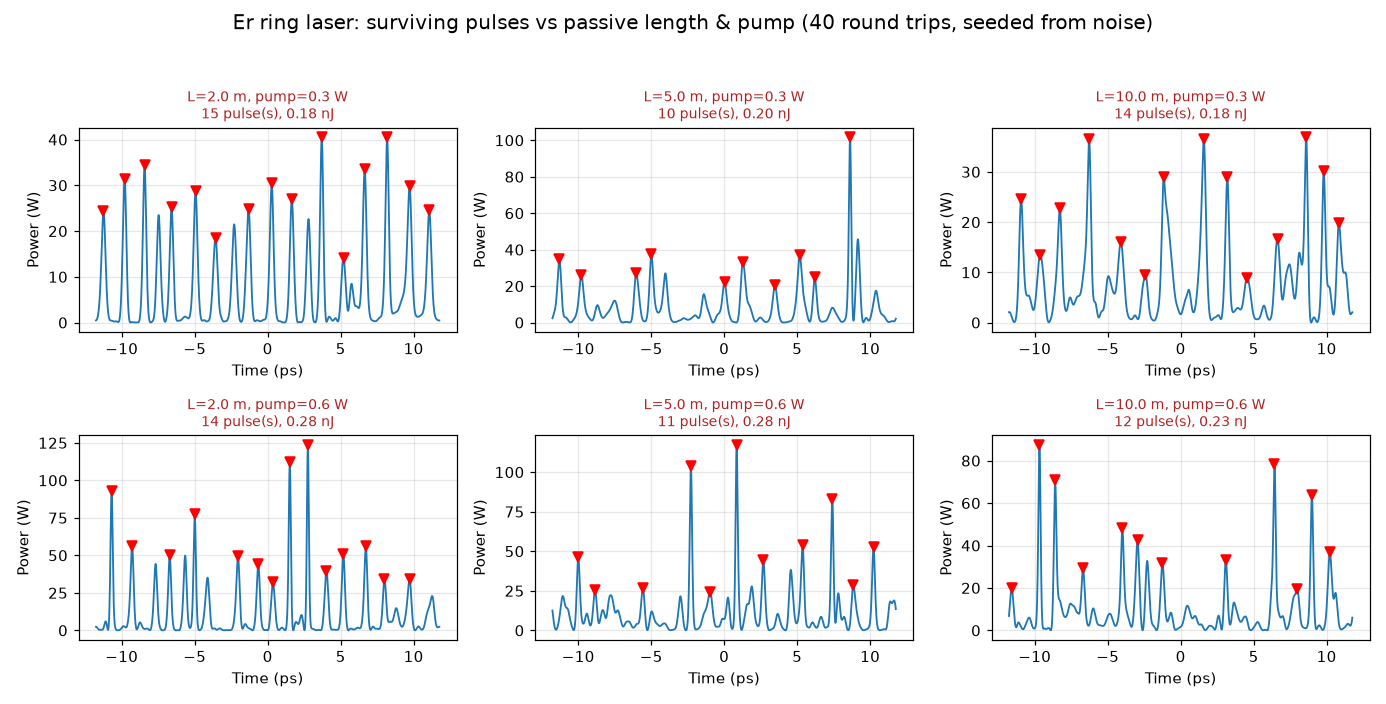

Recreate this plot in Python.
"""Experiment: when does the Er ring laser collapse to a single pulse?

Sweeps passive-fibre length and pump power, runs the mode-locked ring laser
from noise for each combination, counts how many pulses survive in the final
round trip, and saves a comparison figure.

Run from the repo root:
    .venv\\Scripts\\python.exe experiments\\single_pulse_sweep.py
Optional args:
    --round-trips N      number of cavity round trips (default 50)
    --lengths a,b,c      passive fibre lengths in metres (default 2,5,10)
    --pumps a,b          pump powers in W (default 0.3,0.6)
"""

import argparse
import os
import sys
import time

sys.path.insert(0, os.path.dirname(os.path.dirname(os.path.abspath(__file__))))

import matplotlib

matplotlib.use("Agg")
import matplotlib.pyplot as plt
import numpy as np
from scipy.signal import find_peaks

from pulse_gui.mode_locked_simulation import RingLaserConfig, run_ring_laser

# Pulses are counted only inside this window (ps) around the cavity centre.
COUNT_WINDOW_PS = 40.0
# A peak must exceed this fraction of the global maximum to count as a pulse.
PEAK_REL_HEIGHT = 0.20
# Minimum separation between distinct pulses (ps).
MIN_PULSE_SEP_PS = 1.0


def count_pulses(time_ps, power):
    """Count distinct pulses in the final-round-trip power trace."""
    peak = power.max()
    if peak <= 0 or not np.isfinite(peak):
        return 0, np.array([], dtype=int)
    mask = np.abs(time_ps) <= COUNT_WINDOW_PS
    t = time_ps[mask]
    p = power[mask]
    if t.size < 3:
        t, p = time_ps, power
    dt_ps = np.median(np.diff(t))
    distance = max(1, int(round(MIN_PULSE_SEP_PS / max(dt_ps, 1e-6))))
    idx, _ = find_peaks(p, height=PEAK_REL_HEIGHT * peak, distance=distance)
    return len(idx), idx


def main():
    parser = argparse.ArgumentParser()
    parser.add_argument("--round-trips", type=int, default=50)
    parser.add_argument("--lengths", type=str, default="2,5,10")
    parser.add_argument("--pumps", type=str, default="0.3,0.6")
    args = parser.parse_args()

    lengths = [float(x) for x in args.lengths.split(",")]
    pumps = [float(x) for x in args.pumps.split(",")]

    nrows, ncols = len(pumps), len(lengths)
    fig, axs = plt.subplots(nrows, ncols, figsize=(4.2 * ncols, 3.2 * nrows),
                            squeeze=False)
    fig.suptitle(
        "Er ring laser: surviving pulses vs passive length & pump "
        f"({args.round_trips} round trips, seeded from noise)", fontsize=13)

    summary = []
    t0 = time.time()
    for i, pump in enumerate(pumps):
        for j, length in enumerate(lengths):
            tag = f"L={length} m, pump={pump} W"
            print(f"[{time.time() - t0:6.1f}s] running {tag} ...", flush=True)
            cfg = RingLaserConfig(
                passive_length_m=length,
                pump_power_w=pump,
                round_trips=args.round_trips,
            )
            res = run_ring_laser(cfg)

            final_power = res.time_evolution[-1]
            n_pulses, peak_idx = count_pulses(res.time_ps, final_power)
            energy = res.pulse_energy_nj[-1] if res.pulse_energy_nj.size else 0.0
            summary.append((length, pump, n_pulses, energy))
            print(f"            -> {n_pulses} pulse(s), "
                  f"E={energy:.3f} nJ", flush=True)

            ax = axs[i][j]
            mask = np.abs(res.time_ps) <= COUNT_WINDOW_PS
            ax.plot(res.time_ps[mask], final_power[mask], color="C0", lw=1.2)
            if len(peak_idx):
                tw = res.time_ps[np.abs(res.time_ps) <= COUNT_WINDOW_PS]
                pw = final_power[np.abs(res.time_ps) <= COUNT_WINDOW_PS]
                ax.plot(tw[peak_idx], pw[peak_idx], "rv", ms=6)
            colour = "green" if n_pulses == 1 else "firebrick"
            ax.set_title(f"{tag}\n{n_pulses} pulse(s), {energy:.2f} nJ",
                         fontsize=9, color=colour)
            ax.set_xlabel("Time (ps)")
            ax.set_ylabel("Power (W)")
            ax.grid(True, alpha=0.3)

    fig.tight_layout(rect=[0, 0, 1, 0.95])
    out = "experiments/single_pulse_sweep.png"
    fig.savefig(out, dpi=110)
    print(f"\nSaved {out}")

    print("\n=== summary (pulse count) ===")
    print(f"{'length (m)':>10} {'pump (W)':>9} {'#pulses':>8} {'energy(nJ)':>11}")
    for length, pump, n, e in summary:
        print(f"{length:>10.1f} {pump:>9.2f} {n:>8d} {e:>11.3f}")


if __name__ == "__main__":
    main()
